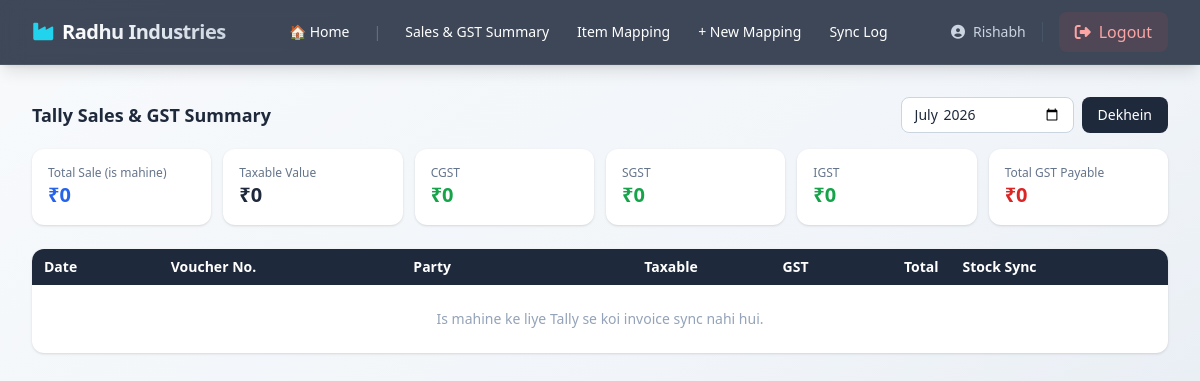
Page /tallysync/ (signed in) on the earlier database version.
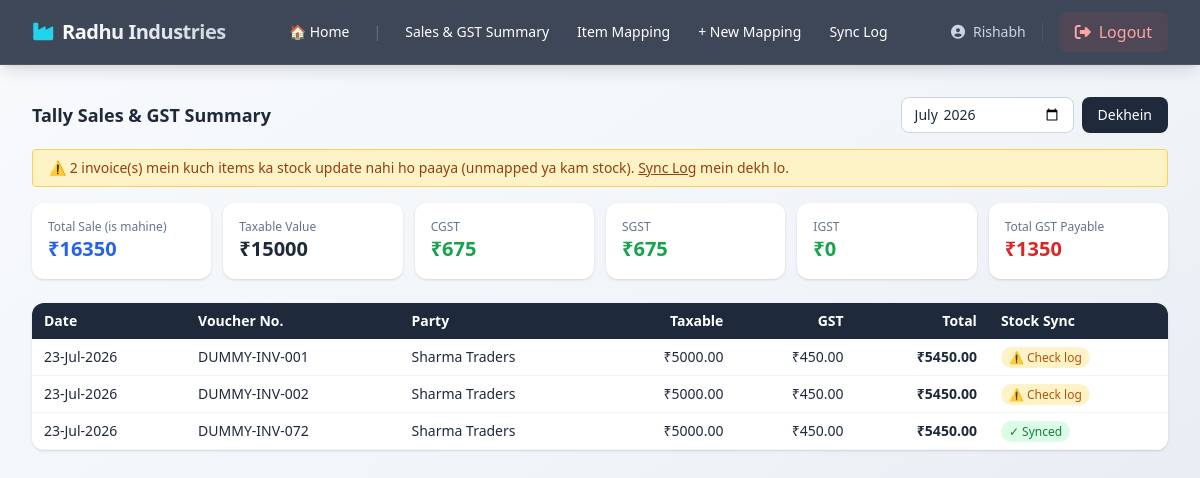
Same page on the later database version.
### tallysync/models.py (models this page shows, shortened)
class TallyInvoice(models.Model):
    voucher_number = models.CharField(max_length=50, unique=True)
    voucher_date = models.DateField()
    party_name = models.CharField(max_length=200, blank=True)
    taxable_value = models.DecimalField(max_digits=12, decimal_places=2, default=0)
    cgst = models.DecimalField(max_digits=12, decimal_places=2, default=0)
    sgst = models.DecimalField(max_digits=12, decimal_places=2, default=0)
    igst = models.DecimalField(max_digits=12, decimal_places=2, default=0)
    total_value = models.DecimalField(max_digits=12, decimal_places=2, default=0)
    stock_synced = models.BooleanField(default=False, help_text="True if all line items matched & stock was reduced")
    raw_payload = models.TextField(blank=True)
    synced_at = models.DateTimeField(auto_now_add=True)
    class Meta:
        ordering = ["-voucher_date", "-synced_at"]
    @property
    def gst_total(self):
        return self.cgst + self.sgst + self.igst

### tallysync/views.py (the view)
# urls.py: path("", views.sales_summary, name="tally_sales_summary"),
@login_required
def sales_summary(request):
    month_str = request.GET.get("month", "")
    today = datetime.date.today()
    if month_str:
        try:
            y, m = month_str.split("-")
            year, month = int(y), int(m)
        except ValueError:
            year, month = today.year, today.month
    else:
        year, month = today.year, today.month
    invoices = TallyInvoice.objects.filter(voucher_date__year=year, voucher_date__month=month)
    total_sale = invoices.aggregate(t=Sum("total_value"))["t"] or 0
    total_taxable = invoices.aggregate(t=Sum("taxable_value"))["t"] or 0
    total_cgst = invoices.aggregate(t=Sum("cgst"))["t"] or 0
    total_sgst = invoices.aggregate(t=Sum("sgst"))["t"] or 0
    total_igst = invoices.aggregate(t=Sum("igst"))["t"] or 0
    total_gst = total_cgst + total_sgst + total_igst
    unmapped_count = invoices.filter(stock_synced=False).count()
    context = {
        "invoices": invoices.order_by("-voucher_date")[:200],
        "month_value": f"{year:04d}-{month:02d}",
        "total_sale": total_sale,
        "total_taxable": total_taxable,
        "total_cgst": total_cgst,
        "total_sgst": total_sgst,
        "total_igst": total_igst,
        "total_gst": total_gst,
        "unmapped_count": unmapped_count,
    }
    return render(request, "tallysync/sales_summary.html", context)

### templates/tallysync/sales_summary.html
{% extends "tallysync/base.html" %}
{% block content %}
<div class="flex flex-col md:flex-row md:items-center justify-between gap-3 mb-4">
  <h1 class="text-lg font-bold">Tally Sales &amp; GST Summary</h1>
  <form method="get" class="flex gap-2">
    <input type="month" name="month" value="{{ month_value }}" class="border border-slate-300 rounded-lg px-3 py-1.5 text-sm">
    <button class="bg-slate-800 text-white rounded-lg px-4 py-1.5 text-sm hover:bg-slate-900">Dekhein</button>
  </form>
</div>
{% if unmapped_count %}
<div class="mb-4 px-4 py-2 rounded text-sm bg-amber-100 text-amber-800 border border-amber-300">
  ⚠️ {{ unmapped_count }} invoice(s) mein kuch items ka stock update nahi ho paaya (unmapped ya kam stock). <a href="{% url 'tally_sync_log' %}" class="underline font-medium">Sync Log</a> mein dekh lo.
</div>
{% endif %}
<div class="grid grid-cols-2 md:grid-cols-6 gap-3 mb-6">
  <div class="bg-white rounded-xl shadow p-4">
    <p class="text-xs text-slate-500">Total Sale (is mahine)</p>
    <p class="text-xl font-bold text-blue-600">₹{{ total_sale }}</p>
  </div>
  <div class="bg-white rounded-xl shadow p-4">
    <p class="text-xs text-slate-500">Taxable Value</p>
    <p class="text-xl font-bold">₹{{ total_taxable }}</p>
  </div>
  <div class="bg-white rounded-xl shadow p-4">
    <p class="text-xs text-slate-500">CGST</p>
    <p class="text-xl font-bold text-green-600">₹{{ total_cgst }}</p>
  </div>
  <div class="bg-white rounded-xl shadow p-4">
    <p class="text-xs text-slate-500">SGST</p>
    <p class="text-xl font-bold text-green-600">₹{{ total_sgst }}</p>
  </div>
  <div class="bg-white rounded-xl shadow p-4">
    <p class="text-xs text-slate-500">IGST</p>
    <p class="text-xl font-bold text-green-600">₹{{ total_igst }}</p>
  </div>
  <div class="bg-white rounded-xl shadow p-4">
    <p class="text-xs text-slate-500">Total GST Payable</p>
    <p class="text-xl font-bold text-red-600">₹{{ total_gst }}</p>
  </div>
</div>
<div class="bg-white rounded-xl shadow overflow-x-auto">
  <table class="w-full text-sm">
    <thead class="bg-slate-800 text-white">
      <tr>
        <th class="text-left px-3 py-2">Date</th>
        <th class="text-left px-3 py-2">Voucher No.</th>
        <th class="text-left px-3 py-2">Party</th>
        <th class="text-right px-3 py-2">Taxable</th>
        <th class="text-right px-3 py-2">GST</th>
        <th class="text-right px-3 py-2">Total</th>
        <th class="text-left px-3 py-2">Stock Sync</th>
      </tr>
    </thead>
    <tbody>
      {% for inv in invoices %}
      <tr class="border-b border-slate-100 hover:bg-slate-50">
        <td class="px-3 py-2">{{ inv.voucher_date|date:"d-M-Y" }}</td>
        <td class="px-3 py-2 font-medium">{{ inv.voucher_number }}</td>
        <td class="px-3 py-2">{{ inv.party_name|default:"-" }}</td>
        <td class="px-3 py-2 text-right">₹{{ inv.taxable_value }}</td>
        <td class="px-3 py-2 text-right">₹{{ inv.gst_total }}</td>
        <td class="px-3 py-2 text-right font-bold">₹{{ inv.total_value }}</td>
        <td class="px-3 py-2">
          {% if inv.stock_synced %}
            <span class="px-2 py-0.5 rounded-full bg-green-100 text-green-700 text-xs">✓ Synced</span>
          {% else %}
            <span class="px-2 py-0.5 rounded-full bg-amber-100 text-amber-700 text-xs">⚠ Check log</span>
          {% endif %}
        </td>
      </tr>
      {% empty %}
      <tr><td colspan="7" class="px-3 py-6 text-center text-slate-400">Is mahine ke liye Tally se koi invoice sync nahi hui.</td></tr>
      {% endfor %}
    </tbody>
  </table>
</div>
{% endblock %}

Differences in the rows shown:
added TallyInvoice: voucher_date "23-Jul-2026", voucher_number "DUMMY-INV-001", party_name "Sharma Traders", taxable_value "5000.00", gst_total "450.00", total_value "5450.00", stock_synced "⚠ Check log"
added TallyInvoice: voucher_date "23-Jul-2026", voucher_number "DUMMY-INV-002", party_name "Sharma Traders", taxable_value "5000.00", gst_total "450.00", total_value "5450.00", stock_synced "⚠ Check log"
added TallyInvoice: voucher_date "23-Jul-2026", voucher_number "DUMMY-INV-072", party_name "Sharma Traders", taxable_value "5000.00", gst_total "450.00", total_value "5450.00", stock_synced "✓ Synced"
Other differences:
{{ unmapped_count }}: (not shown) → "2"
{{ total_sale }}: "0" → "16350"
{{ total_taxable }}: "0" → "15000"
{{ total_cgst }}: "0" → "675"
{{ total_sgst }}: "0" → "675"
{{ total_gst }}: "0" → "1350"
text no longer shown: "Is mahine ke liye Tally se koi invoice sync nahi hui."
text now shown: "⚠️ invoice(s) mein kuch items ka stock update nahi ho paaya (unmapped ya kam stock). Sync Log mein dekh lo."
